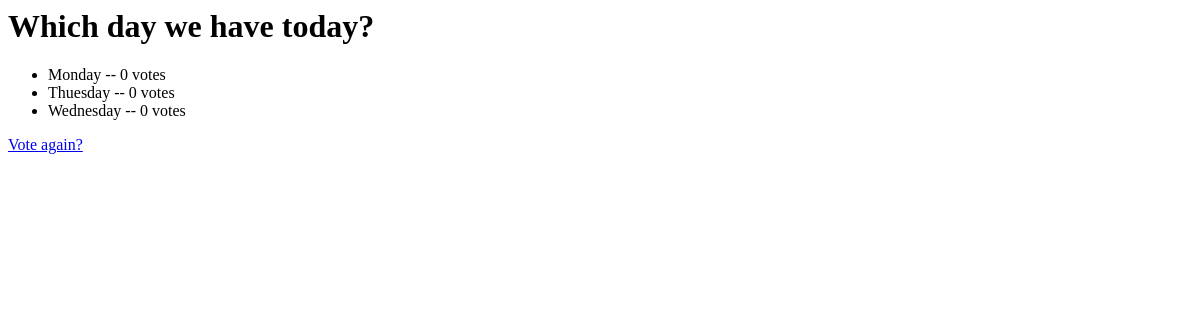
The page /polls/2/results/ on the database as committed earlier.
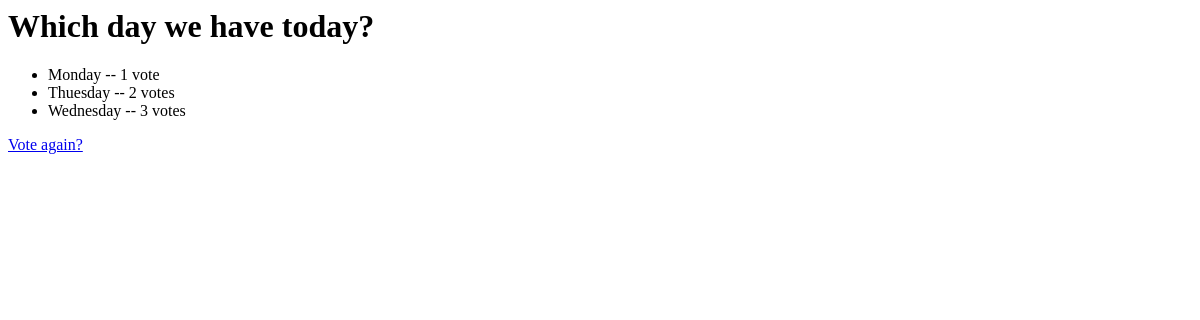
The same page on the database as committed later.
### polls/models.py (models this page shows, shortened)
class Poll(models.Model):
    question = models.CharField(max_length=200)
    pub_date = models.DateTimeField('date published')
    def was_published_recently(self):
        return self.pub_date >= timezone.now() - datetime.timedelta(days=1)
    was_published_recently.admin_order_field = 'pub_date'
    was_published_recently.boolean = True
    was_published_recently.short_description = 'Published recently?'

class Choice(models.Model):
    poll = models.ForeignKey(Poll)
    choice = models.CharField(max_length=200)
    votes = models.IntegerField()

### templates/polls/results.html
<h1>{{ poll.question }}</h1>
<ul>
{% for choice in poll.choice_set.all %}
    <li>{{ choice.choice }} -- {{ choice.votes }} vote{{ choice.votes|pluralize }}</li>
{% endfor %}
</ul>
<a href="/polls/{{ poll.id }}/">Vote again?</a>

Rows that differ between the two databases and show on the page:
changed Choice "Monday": votes "0" → "1"
changed Choice "Thuesday": votes "0" → "2"
changed Choice "Wednesday": votes "0" → "3"
